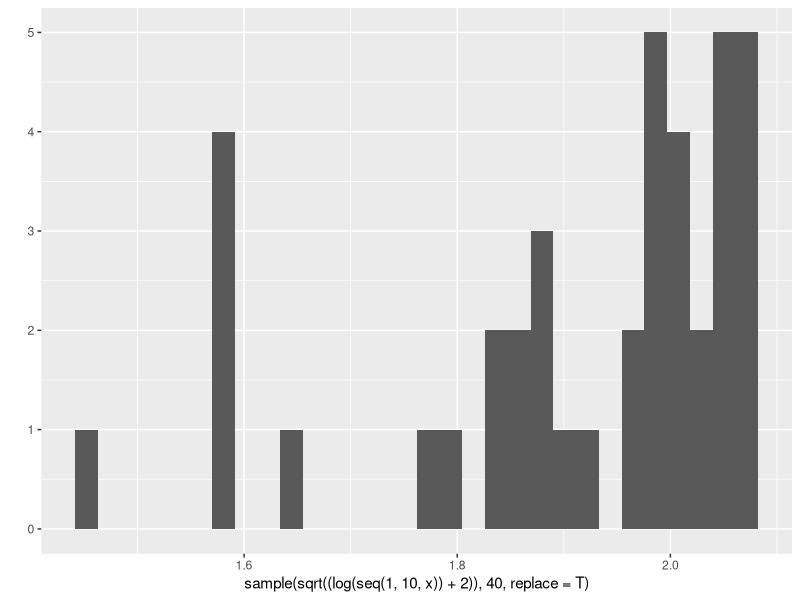
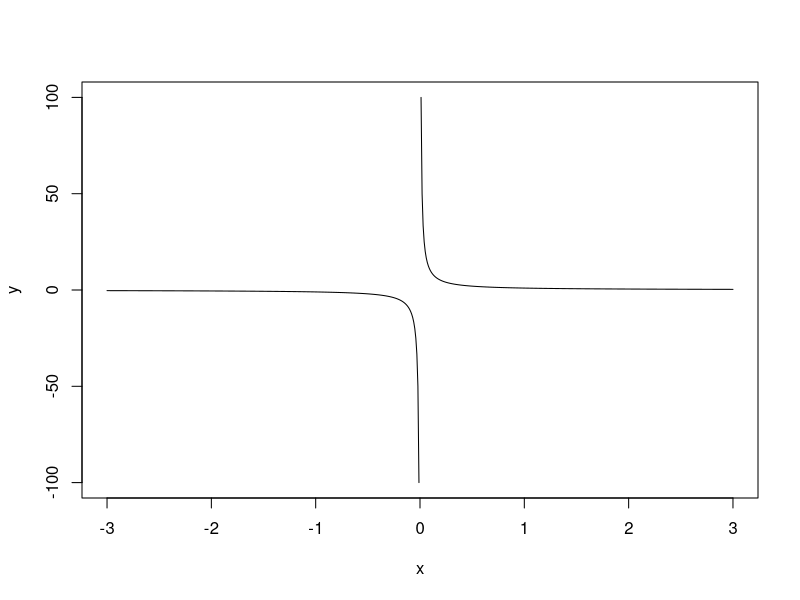

Generate these figures, in order, with R:
## ---- chunk 1
cadastro <- matrix(c(NA, NA, NA, NA), nrow = 100, ncol = 4, 
                   dimnames = list(NULL, c("Nome", "Idade", "Cidade", "Telefone")))

cadastro[1, ] <- c("Maria das Dores", 56, 3025-111, "São Paulo")
cadastro[2, ] <- c("José Aníbal", 40, 3333-012, "Santos")
cadastro[3, ] <- c("Pedro Silva", 23, 3091-777, "São Paulo")
# ...
## ---- chunk 2
mean(as.numeric(cadastro[, 2]), na.rm = TRUE)
## ---- chunk 3
print(0.3/3, digits = 16)
## ---- chunk 4
data(diamonds, package = 'ggplot2')
diamonds$price_cat <- ifelse(diamonds$price < 300, 1, 0)
## ---- chunk 5
x1 <- 1:8
## ---- chunk 6
x <- 0.1
library(ggplot2)
qplot(x = sample(sqrt((log(seq(1, 10, x)) + 2)), 40, replace = T))
## ---- chunk 7
x <- seq(-3, 3, 0.01)
y <- 1/x
plot(x, y, type = "l")
